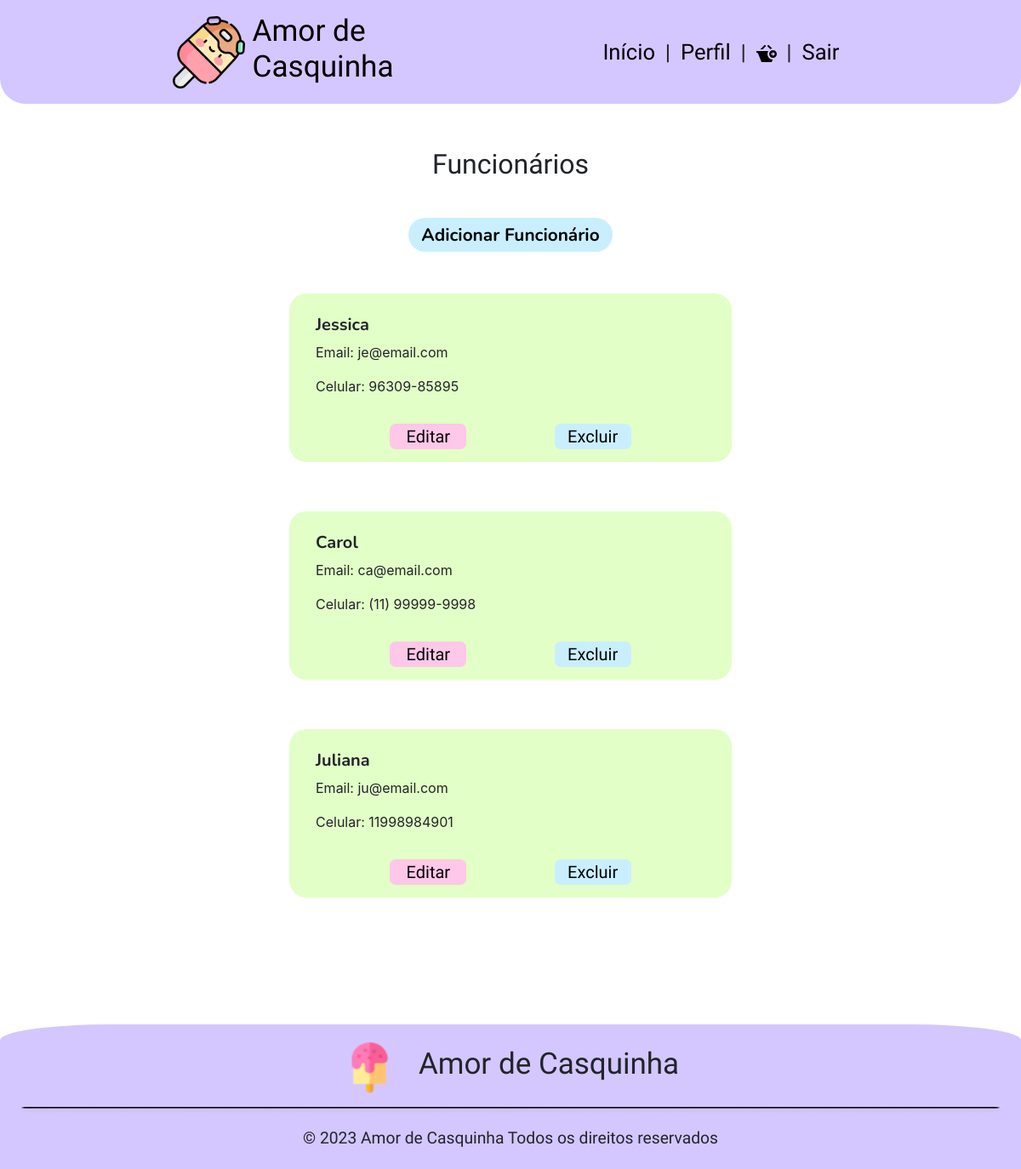
The app's page /app/view/sessaoFuncionarios.php (signed in) with its own data.
### tables this page shows
CREATE TABLE `funcionarios` (
  `idFuncionario` int(11) NOT NULL,
  `desativado` tinyint(4) DEFAULT 0,
  `adm` tinyint(4) DEFAULT NULL,
  `perfil` char(4) DEFAULT 'FUNC',
  `nome` varchar(255) DEFAULT NULL,
  `telefone` varchar(25) DEFAULT NULL,
  `email` varchar(255) DEFAULT NULL,
  `senha` varchar(255) DEFAULT NULL,
  `idEndereco` int(11) DEFAULT NULL
);

### app/config/database.php (called while the page is built, shortened)
<?php
    class Database {
        private $host;
        private $db;
        private $user;
        private $pass;
        private $charset;
        private $conn;
        public function __construct() {
            $env = file_get_contents(__DIR__."/.env");
            $lines = explode("\n",$env);
            $this->host = 'localhost';
            $this->db = 'db_sorveteria';
            $this->user = 'root';
            $this->pass = '';
            $this->charset = 'utf8mb4';
        }
        public function getConnection() {
            $dsn = "mysql:host={$this->host};dbname={$this->db};charset={$this->charset}";
            $options = [
                PDO::ATTR_ERRMODE            => PDO::ERRMODE_EXCEPTION,
                PDO::ATTR_DEFAULT_FETCH_MODE => PDO::FETCH_ASSOC,
                PDO::ATTR_EMULATE_PREPARES   => false,
            ];
            try {
                $this->conn = new PDO($dsn, $this->user, $this->pass, $options);
            } catch (PDOException $e) {
                throw new PDOException($e->getMessage(), (int)$e->getCode());
            }
            return $this->conn;
        }
}

### app/model/funcionarios.php (called while the page is built, shortened)
<?php
    require_once '../config/database.php';
    class Funcionarios{
        private $conn;
        public function __construct(){
            $database = new DataBase;
            $this->conn = $database->getConnection();
        }
        public function listarFunc(){
            try{
                $cmd = $this->conn->prepare("CALL ListarFuncionarios()");
                $cmd->execute();
                $funcionarios = $cmd->fetchAll();
                return $funcionarios;
            } catch (PDOException $e) {
                echo "Erro no banco de dados: " . $e->getMessage();
            }
        }
    }
?>

### app/controller/funcionarioController.php (called while the page is built, shortened)
<?php
    require '../model/funcionarios.php';
    class FuncionarioController{
        private $funcionario;
        public function __construct(){
            $this->funcionario = new Funcionarios();
        }
        public function listarFunc(){
            $listaFuncionarios = $this->funcionario->listarFunc();
            if($listaFuncionarios == null || count($listaFuncionarios) == 0){
                return "Nenhum funcionário encontrado.";
            }else{
                return $listaFuncionarios;
            }
        }
    }
?>

### app/view/sessaoFuncionarios.php (the view, shortened to what this page needs)
<?php
require_once '../controller/funcionarioController.php';
$func = new FuncionarioController();
$listaFuncionarios = $func->listarFunc();
?>
<!DOCTYPE html>
<html lang="pt-br">
<head>
    <link href="https://cdn.jsdelivr.net/npm/bootstrap@5.3.2/dist/css/bootstrap.min.css" rel="stylesheet">
    <link rel="stylesheet" href="https://stackpath.bootstrapcdn.com/bootstrap/4.1.3/css/bootstrap.min.css">
    <link rel="stylesheet" href="style/CabecalhoRodape.css">
    <link rel="stylesheet" href="style/editarFuncionariosS.css">
    <link rel="stylesheet" href="https://cdnjs.cloudflare.com/ajax/libs/jquery-confirm/3.7.1/jquery-confirm.min.css">
</head>
<body>
    <?php
        include_once 'components/header.php';
    ?>
    <main>
        <h1 class="m-auto text-center pt-4 pb-4">Funcionários</h1>
        <div class="conteiner">
            <button class="add">Adicionar Funcionário</button>
            <div class="conteiner1">
                    <?php
                        foreach ($listaFuncionarios as $row) {
                            $redirectToEditar = 'editarFuncionarios.php?funcEmail='.$row['email'];
                            $redirectToExcluir = 'sessaoFuncionarios.php?exclFunc='.$row['email'];
                            echo '<div class="c1">
                                    <div class="c2">
                                        <!-- <div class="c3">
                                            <picture>
                                            <source media="(min-width: 768px)" srcset="images/'.$row["perfil"].'.png">
                                            <img src="images/'.$row["perfil"].'.png" alt="'.$row["nome"].'">
                                            </picture>
                                        </div> -->
                                        <div class="d-flex flex-column">
                                            <div id="dados">
                                                <h3 class="titulo px-3">'.$row["nome"].'</h3>
                                                <div class="px-3">
                                                    <p>Email: '.$row["email"].'</p>
                                                    <p>Celular: '.$row["telefone"].'</p>
                                                </div>
                                            </div>
                                        </div>
                                    </div>
                                    <div class="botao text-center d-flex justify-content-evenly mt-3">
                                        <button id="excl"><a href="'.$redirectToEditar.'">Editar</a></button>
                                        <button id="edit"><a href="'.$redirectToExcluir.'">Excluir</a></button>
                                    </div>
                                </div>';
                        }
                    ?>
            </div>
        </div>
    </main>
    <?php
        include_once 'components/footer.php';
    ?>
</body>
</html>

### app/view/style/CabecalhoRodape.css (style rules this page uses)
:root { --roxo-bebe: #D4C7FF; --Nunito: 'Nunito', sans-serif; --Agbalumo: 'Agbalumo'; }
* { padding: 0; margin: 0; }
main { padding-top: 150px; }

### app/view/style/editarFuncionariosS.css (style rules this page uses)
:root { --roxo-bebe: #D4C7FF; --Nunito: 'Nunito', sans-serif; --Agbalumo: 'Agbalumo'; --azul-bebe: #C9EFFF; --rosa-bebe: #FFC7E8; --amarelo-bebe: #FFFAC7; --verde-bebe: #E2FFC7; }
h1 { font-family: var(--Agbalumo); font-size: 2rem; width: 70%; text-align: center; margin: 20px auto; }
main { min-height: calc(100vh - 170px); }
.add { background-color: var(--azul-bebe); border: none; border-radius: 20px; font-family: var(--Nunito); font-weight: bolder; font-size: 1.30rem; width: 240px; height: 40px; margin: 20px 0; }
.conteiner { display: flex; flex-direction: column; align-items: center; justify-content: center; }
.c1 { background-color: var(--verde-bebe); padding: 15px; border-radius: 20px; margin: 20px 0; display: flex; width: 80%; margin: 20px auto; flex-direction: column; }
.c2 { display: flex; flex-direction: row; }
.conteiner1 button { width: 208px; background-color: var(--azul-bebe); }
.titulo { margin-top: 10px; font-family: var(--Nunito); font-size: 1.25rem; font-weight: bold; }
.botao #excl { background-color: var(--rosa-bebe); border: none; border-radius: 7px; font-family: var(--Agbalumo); width: 90px; height: 30px; }
.botao #excl a, a:visited, a:active { color: black; }
.botao #edit a, a:visited, a:active { color: black; }
.botao #edit { background-color: var(--azul-bebe); border: none; border-radius: 7px; font-family: var(--Agbalumo); width: 90px; height: 30px; }
@media (min-width: 768px) { .conteiner1 { display: flex; flex-direction: row !important; flex-wrap: wrap; width: 90%; justify-content: center; } }
@media (min-width: 768px) { .c1 { margin: 29px; width: 520px; } }
@media (min-width: 768px) { h1 { padding-top: 20px !important; } }
@media (min-width: 768px) { .botao #excl, #edit { font-size: 1.25rem; } }

### records on screen
funcionarios: nome "Jessica", email "je@email.com", telefone "96309-85895"
funcionarios: nome "Carol", email "ca@email.com", telefone "(11) 99999-9998"
funcionarios: nome "Juliana", email "ju@email.com", telefone "11998984901"
